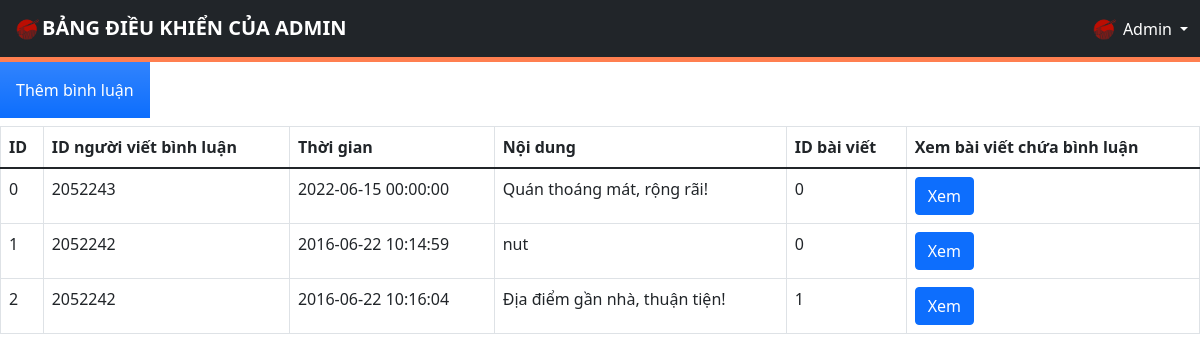
The app's page /admin/newsCommentManagement.php with its own data.
### tables this page shows
CREATE TABLE `news_comments` (
  `id` int(10) UNSIGNED NOT NULL,
  `user_id` int(11) NOT NULL,
  `datetime` datetime NOT NULL,
  `content` text NOT NULL,
  `news_id` int(11) NOT NULL
);

### admin/newsCommentManagement.php (the view, shortened to what this page needs)
<!DOCTYPE html>
<html lang="en">
<head>
  <link href="https://cdnjs.cloudflare.com/ajax/libs/font-awesome/5.9.0/css/all.min.css" rel="stylesheet">
  <link href="https://cdn.jsdelivr.net/npm/bootstrap@5.1.3/dist/css/bootstrap.min.css" rel="stylesheet">
  <link rel="stylesheet" href="admin-styles/styles.css">
</head>
<body>
  <div>
    <?php $IPATH = $_SERVER["DOCUMENT_ROOT"]."/btl-web/admin/";
    include($IPATH."navbar.php");?>
  </div>
    <form method="post" action="newCommmentManagement.php">
      <a href="newNewsComment.php"><input type="button" class="p-3 mb-2 bg-primary bg-gradient text-white" value="Thêm bình luận"></a>
    </form>
    <?php
      include('../config/config.php');
      echo "<table class='table table-bordered'>
              <tr>
                  <th>ID</th>
                  <th>ID người viết bình luận</th>
                  <th>Thời gian</th>
                  <th>Nội dung</th>
                  <th>ID bài viết</th>
                  <th>Xem bài viết chứa bình luận</th>
              </tr>
              <tbody>";
      $sql = "SELECT * from news_comments";
      $result = $conn->query($sql);
      if ($result->num_rows > 0) {
        while ($row = $result->fetch_assoc()) {
          $id = $row['id'];
          $user_id = $row['user_id'];
          $datetime = $row['datetime'];
          $content = $row['content'];
          $content = mysqli_real_escape_string($conn, $content);
          $news_id = $row['news_id'];
          echo "<tr>
                  <td>" . $id . "</td>
                  <td>" . $user_id . "</td>
                  <td>" . $datetime . "</td>
                  <td>" . $content . "</td>
                  <td>" . $news_id . "</td>
                  <td>
                      <a href='../newsInfo.php?news_id=$news_id'
                        class='btn btn-primary m-r-1em' name='edit'>Xem</a>
                  </td>
                </tr>";
        }
        echo "</tbody></table>";
      }
    ?>
</body>
</html>

### admin/admin-styles/styles.css (style rules this page uses)
:root { --color: #e74c3c; --border: 5px solid #e74c3c; --gray: #57606f; --bg: rgba(255, 255, 255, 0.3); }

### admin/admin-styles/adminButton.css (style rules this page uses)
* { margin: 0; padding: 0; box-sizing: border-box; outline: none; border: none; text-decoration: none; transition: 0.2s linear; }
:root { --color: #ff7f50; --border: 5px solid #ff7f50; --gray: #57606f; --bg: rgba(255, 255, 255, 0.3); }

### records on screen
news_comments: id "0", user "2052243", datetime "2022-06-15 00:00:00", content "Quán thoáng mát, rộng rãi!", news "0"
news_comments: id "1", user "2052242", datetime "2016-06-22 10:14:59", content "nut", news "0"
news_comments: id "2", user "2052242", datetime "2016-06-22 10:16:04", content "Địa điểm gần nhà, thuận tiện!", news "1"
